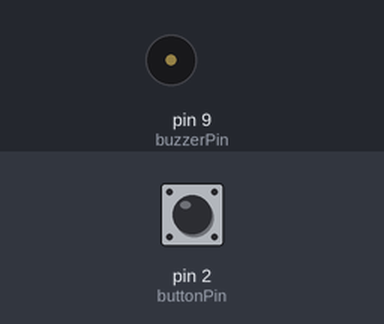
A sketch run on a simulated Arduino Uno, built with avr-gcc and run on an emulated ATmega328P. Parts: buzzer (waves = sounding). Inputs (shaded band) come from the test bench; at power-on: pin 2 (buttonPin) HIGH. Not simulated (calls return 0 or success): arduino_secrets.h.

Above: at 1.2 s.
1.3 s: pin 2 (buttonPin) pulled LOW for 0.15 s
At 1.5 s:
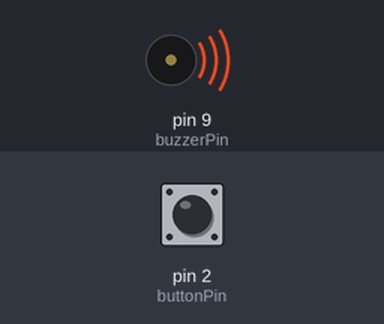
Timing chart, 0 to 10.3 s (numbered marks = the images above; inputs shaded):
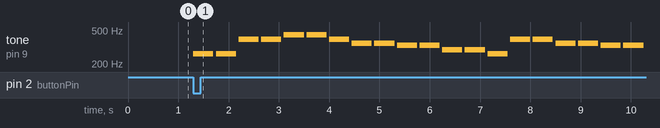

The sketch:

twinkletwinklelittlestar.ino
```cpp
#include "arduino_secrets.h"

const int buzzerPin = 9;
const int buttonPin = 2;

//  frequencies (Hz)
const int C4 = 262;
const int D4 = 294;
const int E4 = 330;
const int F4 = 349;
const int G4 = 392;
const int A4 = 440;

// Melody (full Twinkle Twinkle)
int melody[] = {
  C4, C4, G4, G4, A4, A4, G4,
  F4, F4, E4, E4, D4, D4, C4,
  G4, G4, F4, F4, E4, E4, D4,
  G4, G4, F4, F4, E4, E4, D4,
  C4, C4, G4, G4, A4, A4, G4,
  F4, F4, E4, E4, D4, D4, C4
};

// Duration (ms)
int noteDuration = 400;

void setup() {
  pinMode(buzzerPin, OUTPUT);
  pinMode(buttonPin, INPUT_PULLUP);
}

void loop() {
  if (digitalRead(buttonPin) == LOW) {
    playSong();
  }
}

void playSong() {
  int length = sizeof(melody) / sizeof(int);
  for (int i = 0; i < length; i++) {
    tone(buzzerPin, melody[i], noteDuration);
    delay(noteDuration);
    noTone(buzzerPin);
    delay(50); // gaps
  }
}
```

Measured:
- after the input at 1.3 s, tone on pin 9 (buzzerPin): plays 262 Hz for 0.40 s, 262 Hz for 0.40 s, 392 Hz for 0.40 s, 392 Hz for 0.40 s, 440 Hz for 0.40 s, 440 Hz for 0.40 s … (20 notes in this stretch), starting at once
